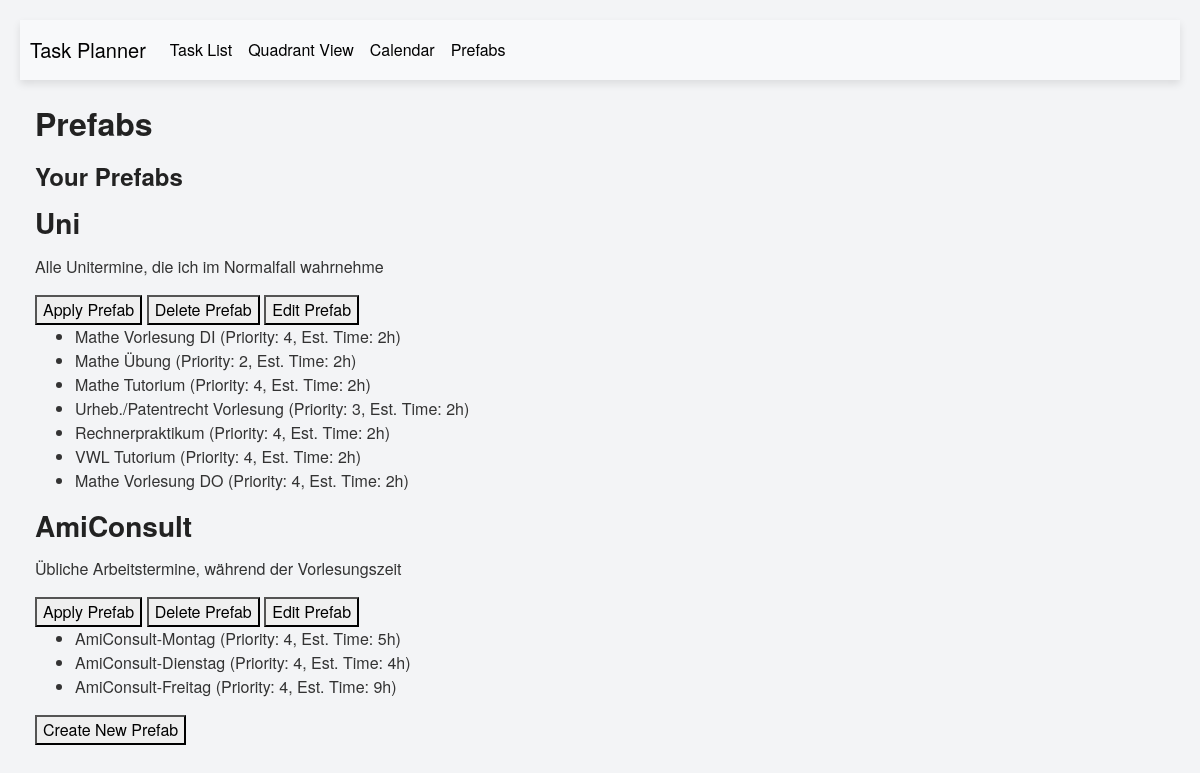
Page /prefabs on the earlier database version.
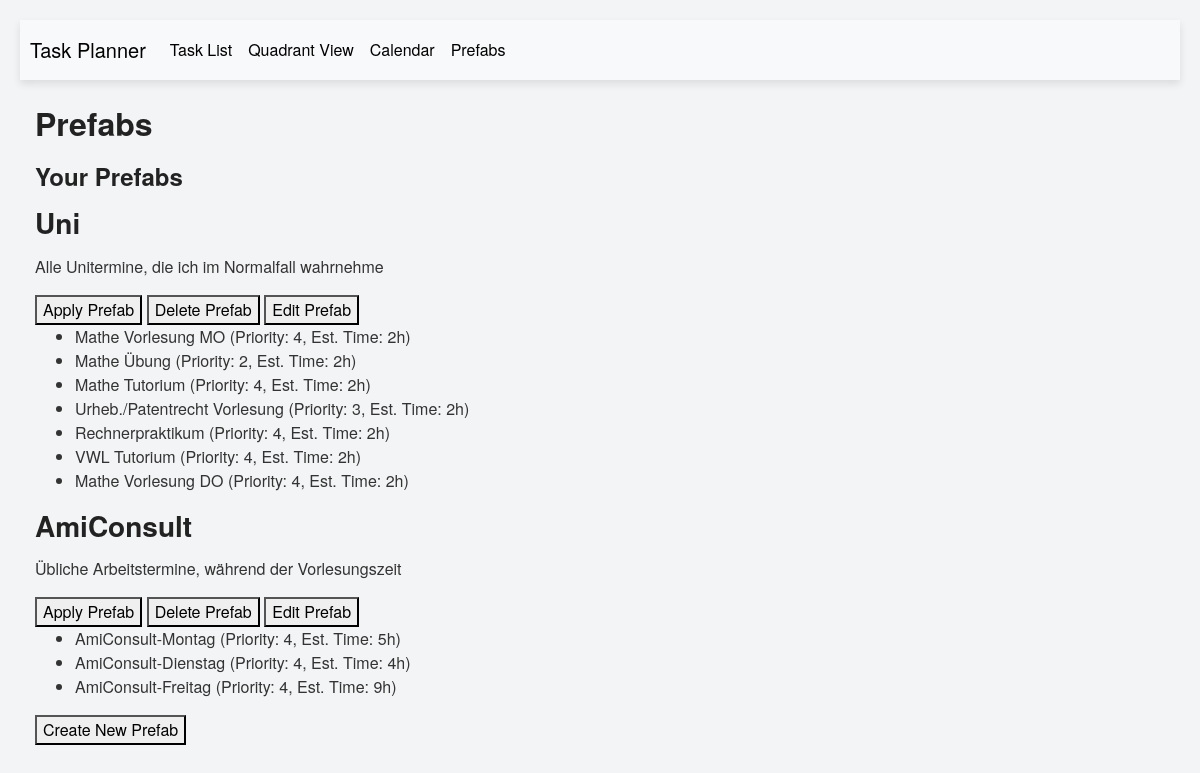
Same page on the later database version.
### app/models.py (models this page shows, shortened)
class Prefab(db.Model):
    __tablename__ = 'prefab'
    id = db.Column(db.Integer, primary_key=True)
    name = db.Column(db.String(100), nullable=False)
    description = db.Column(db.String(500))
    tasks = db.relationship('PrefabTask', back_populates='prefab', cascade="all, delete-orphan")

class PrefabTask(db.Model):
    __tablename__ = 'prefab_task'
    id = db.Column(db.Integer, primary_key=True)
    prefab_id = db.Column(db.Integer, db.ForeignKey('prefab.id'), nullable=False)
    prefab = db.relationship('Prefab', back_populates='tasks')
    title = db.Column(db.String(100), nullable=False)
    description = db.Column(db.String(500))
    estimated_time = db.Column(db.Integer, default=1, nullable=False)
    priority = db.Column(db.Integer, CheckConstraint('priority BETWEEN 1 AND 5'), nullable=True)
    quadrant = db.Column(db.String(50), nullable=True)

### app/routes.py (the view, shortened to what this page needs)
@main.route('/prefabs', methods=['GET', 'POST'])
def prefabs():
    prefabs = Prefab.query.all()
    return render_template('prefabs.html', prefabs=prefabs)

### app/templates/prefabs.html (shortened to what this page needs)
{% extends "layout.html" %}
{% block main %}
<h1>Prefabs</h1>
<div class="prefab-list">
    <h2>Your Prefabs</h2>
    {% if prefabs %}
        {% for prefab in prefabs %}
            <div class="prefab-item" id="prefab-{{ prefab.id }}">
                <h3>{{ prefab.name }}</h3>
                <p>{{ prefab.description or 'No description available.' }}</p>
                <button class="apply-prefab" data-id="{{ prefab.id }}">Apply Prefab</button>
                <button class="delete-prefab" data-id="{{ prefab.id }}">Delete Prefab</button>
                <button class="edit-prefab" data-id="{{ prefab.id }}">Edit Prefab</button>
                <ul>
                    {% for task in prefab.tasks %}
                        <li>
                            {{ task.title }}
                            (Priority: {{ task.priority or 'N/A' }},
                            Est. Time: {{ task.estimated_time or '1' }}h)
                        </li>
                    {% endfor %}
                </ul>
            </div>
        {% endfor %}
    {% else %}
        <p>No prefabs created yet.</p>
    {% endif %}
</div>
<button id="create-prefab-button">Create New Prefab</button>
{% endblock %}

### app/templates/layout.html (shortened to what this page needs)
<!DOCTYPE html>
<html lang="en">
<head>
    <link rel="stylesheet" href="https://maxcdn.bootstrapcdn.com/bootstrap/4.5.2/css/bootstrap.min.css">
    <link rel="stylesheet" href="{{ url_for('static', filename='css/styles.css') }}">
</head>
<body>
    <nav class="navbar navbar-expand-lg navbar-light bg-light">
        <a class="navbar-brand" href="{{ url_for('main.index') }}">Task Planner</a>
        <div class="collapse navbar-collapse" id="navbarNav">
            <ul class="navbar-nav">
                <li class="nav-item">
                    <a class="nav-link" href="{{ url_for('main.index') }}">Task List</a>
                </li>
                <li class="nav-item">
                    <a class="nav-link" href="{{ url_for('main.quadrant_view') }}">Quadrant View</a>
                </li>
                <li class="nav-item">
                    <a class="nav-link" href="{{ url_for('main.calendar_view') }}">Calendar</a>
                </li>
                <li class="nav-item">
                    <a class="nav-link" href="{{ url_for('main.prefabs') }}">Prefabs</a>
                </li>
            </ul>
        </div>
    </nav>
    <div class="container mt-4">
        {% block main %}{% endblock %}
    </div>
</body>
</html>

### app/static/css/styles.css (style rules this page uses)
body { font-family: 'Helvetica Neue', Arial, sans-serif; background-color: #f3f4f6; color: #333; margin: 0; padding: 20px; }
h1, h2, h3 { font-weight: 600; color: #222; margin-bottom: 15px; }
h1 { font-size: 2em; }
h2 { font-size: 1.5em; margin-top: 20px; }
.navbar { background-color: #0056b3; padding: 10px; box-shadow: 0 4px 8px rgba(0, 0, 0, 0.1); }
.navbar-brand, .navbar-nav .nav-link { color: #000000 !important; font-weight: 500; }
.container { max-width: 1200px; margin: auto; }

Differences in the rows shown:
removed PrefabTask: title "Mathe Vorlesung DI", priority "4", estimated_time "2", shown under Prefab "Uni"
added PrefabTask: title "Mathe Vorlesung MO", priority "4", estimated_time "2", shown under Prefab "Uni"
